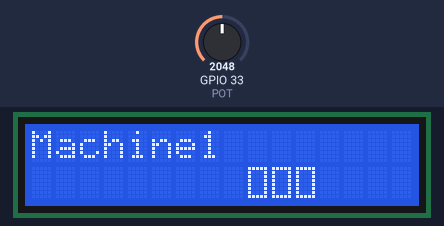
This sketch was run on a simulated ESP32. On the bench: 16×2 character LCD. The test bench sets the inputs (shaded band); at power-on: GPIO 33 (POT) = 2048. WiFi joins after 1.5 s; servers stay silent unless stated; uploads are accepted with an empty reply; random numbers use the default seed unless the sketch sets one; what the sketch prints to the serial monitor is not drawn.

Above: at 3.3 s.
At 6.3 s:
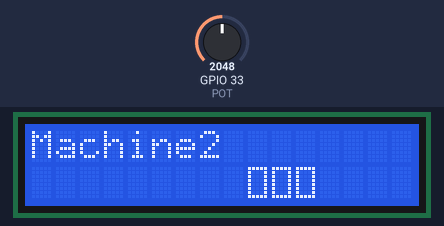
At 9.3 s:
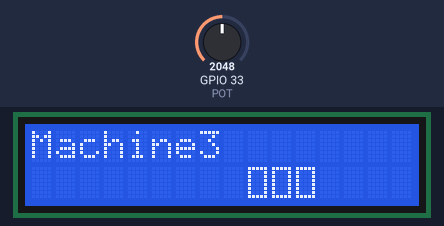

The sketch:

esp32_iot_client.ino
```cpp
#include <WiFi.h>
#include <HTTPClient.h>
#include <Wire.h>
#include <LiquidCrystal_I2C.h>

const char *ssid = "YOUR_WIFI_SSID";
const char *password = "YOUR_WIFI_PASSWORD";

const char *send_temp = "http://YOUR_PC_IP:8000/machine_update";

LiquidCrystal_I2C lcd(0x27, 16, 2);

const int time_interval = 3000;
double present_continuous = 0.0;

#define POT 33

int machine_sequence = 1;
int temp_data;

// EMPTY BOX (frame only)
byte emptyBox[8] = {
  B11111,
  B10001,
  B10001,
  B10001,
  B10001,
  B10001,
  B10001,
  B11111
};

// Completely full, complete box
byte fullBox[8] = {
  B11111,
  B11111,
  B11111,
  B11111,
  B11111,
  B11111,
  B11111,
  B11111
};

// The fan level from Python (0, 1, 2, or 3) is passed here.
void draw_fan_graphic(int fanLevel) {
  // Move the cursor to the line below, next to the word "fan" (for example, column 9, row 1).
  lcd.setCursor(9, 1);

  // A loop that draws three boxes side by side.
  for(int i = 1; i <= 3; i++) {
    if(fanLevel >= i) {
      lcd.write(1); // Press the FULL BOX in memory number 1.
    }
    else {
      lcd.write(0); // Press the EMPTY BOX in memory number 0.
    }
  }
}

void setup() {
  Serial.begin(115200);
  WiFi.begin(ssid, password);

  lcd.init();
  lcd.backlight();

  lcd.createChar(0, emptyBox);
  lcd.createChar(1, fullBox);

  pinMode(POT, INPUT);

  while (WiFi.status() != WL_CONNECTED) {
    Serial.print(".");
    delay(500);
  }
  Serial.println("\nConnected to the network.");
}

void loop() {
  if (WiFi.status() == WL_CONNECTED) {
    if (millis() - present_continuous >= time_interval) {
      present_continuous = millis();
      if (machine_sequence == 4) {
        machine_sequence = 1;
      }
      HTTPClient http;
      http.begin(send_temp);
      http.addHeader("Content-Type", "application/x-www-form-urlencoded");
      char send_temp_data[50];
      if (machine_sequence == 1) {
        int pot_data = analogRead(POT);
        temp_data = map(pot_data, 0, 4095, 20, 96);
      }
      else if (machine_sequence == 2) {
        temp_data = random(45, 70);
      }
      else {
        temp_data = random(70, 96);
      }
      snprintf(send_temp_data, sizeof(send_temp_data), "temp=%d&machine_id=%d", temp_data, machine_sequence);
      int reply_code = http.POST(send_temp_data);
      if (reply_code > 0) {
        if (reply_code == 200) {
          Serial.println("The package has been sent.");

          String incoming_fan_speed_string = http.getString();
          int incoming_fan_speed = incoming_fan_speed_string.toInt();

          lcd.clear();
          lcd.setCursor(0, 0);
          lcd.print("Machine");
          lcd.print(machine_sequence);
          draw_fan_graphic(incoming_fan_speed);

        }
        else {
          Serial.print("The package has been sent, but there is a problem.");
          Serial.println(reply_code);
        }
      }
      else {
        Serial.println("The package could not be sent.");
      }
      http.end();
      machine_sequence += 1;
    }
  }
  else {
    Serial.println("Network connection lost; retrying.");
  }
}
```

Measured:
- by itself, everything shown: repeats every 9.0 s, in 3 steps
- what the display in image 0 shows lasts 3.0 s, from 3.2 s to 6.2 s
